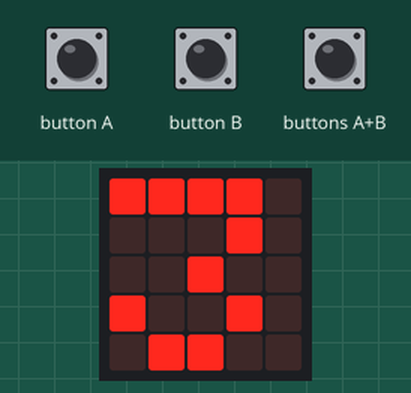
Recording of a program running on a simulated BBC micro:bit (MakeCode). Shown: the board's 5×5 LED display. The inputs (shaded band) are chosen by the test bench.

Above: at 1.7 s.
At 4.5 s:
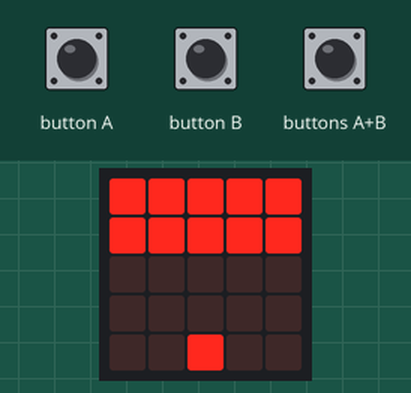
4.6 s: buttons A+B pressed for 0.15 s
At 5.1 s:
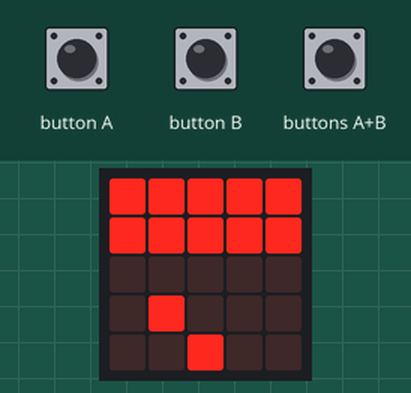
7.7 s: button A pressed for 0.15 s
10.8 s: buttons A+B pressed for 1 s
At 13.2 s:
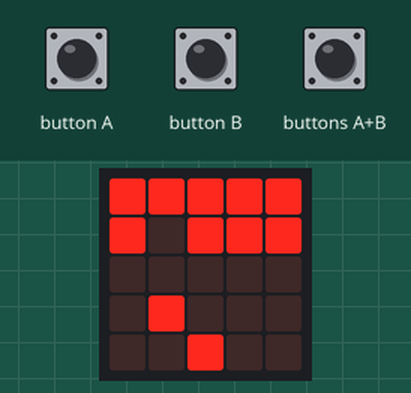
14.8 s: button B pressed for 0.15 s
At 17.7 s:
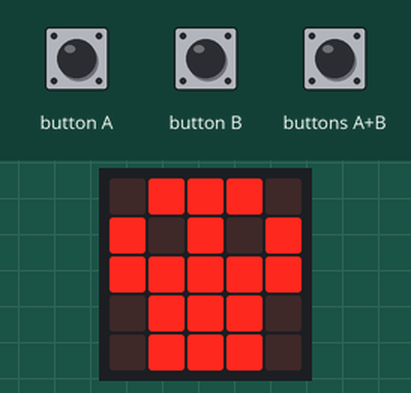
17.9 s: buttons A+B pressed for 1 s
21.9 s: button A pressed for 0.15 s
At 22.8 s:
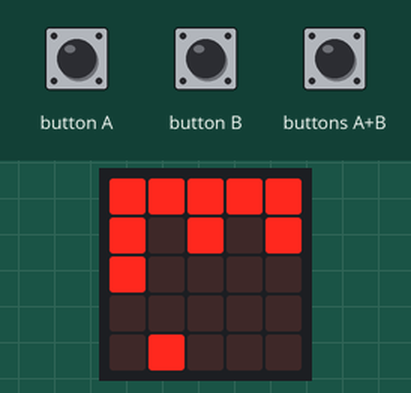
Timing chart, 0 to 24.9 s (numbered marks = the images above; inputs shaded):
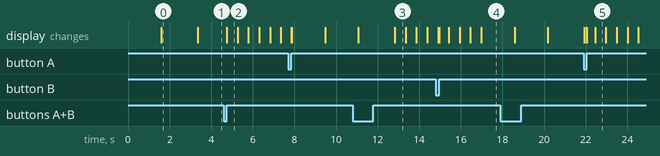

The program:

main.ts
```typescript
function Score () {
    isStarted = false
    if (lives > 0) {
        basic.clearScreen()
        basic.showIcon(IconNames.Heart)
        basic.pause(1000)
        basic.showString("" + (lives))
        basic.pause(1000)
        basic.clearScreen()
        positionBalleX = 2
        positionBalleY = 4
        positionRaquette = 2
        directionBalleX = -1
        directionBalleY = -1
        setBalle(positionBalleX, positionBalleY, false)
        setPosRaquette(positionRaquette)
        setBriques()
    } else {
        basic.showIcon(IconNames.Ghost)
        basic.pause(1000)
        Init()
    }
}
function moveBalle () {
    if (positionBalleX + directionBalleX < 0 || positionBalleX + directionBalleX > 4) {
        directionBalleX = 0 - directionBalleX
    }
    if (positionBalleY + directionBalleY < 0) {
        directionBalleY = 1
    } else {
        if (positionBalleY + directionBalleY > 4) {
            if (positionBalleY == 4) {
                if (positionBalleX == positionRaquette) {
                    directionBalleY = 0 - directionBalleY
                } else {
                    perdu()
                    Score()
                }
            } else {
                directionBalleY = -1
            }
        } else {
            if (positionBalleY == 1) {
                if (Ligne1[positionBalleX] == 1) {
                    Ligne1[positionBalleX] = 0
                    directionBalleY = 1
                    setBriques()
                }
            }
            if (positionBalleY == 0) {
                if (Ligne0[positionBalleX] == 1) {
                    Ligne0[positionBalleX] = 0
                    directionBalleY = 1
                    setBriques()
                }
            }
        }
    }
    if (!(positionBalleX == positionRaquette && positionBalleY == 4)) {
        setBalle(positionBalleX, positionBalleY, false)
    }
    if (isStarted) {
        positionBalleX += directionBalleX
        positionBalleY += directionBalleY
    }
    setBalle(positionBalleX, positionBalleY, true)
    basic.pause(500)
}
input.onButtonPressed(Button.A, function () {
    if (positionRaquette - 1 >= 0 && isStarted) {
        led.unplot(positionRaquette, 4)
        positionRaquette += -1
        setPosRaquette(positionRaquette)
    }
})
function setPosRaquette (posX: number) {
    led.plot(posX, 4)
}
input.onButtonPressed(Button.AB, function () {
    if (!(isStarted)) {
        isStarted = true
    }
})
input.onButtonPressed(Button.B, function () {
    if (positionRaquette + 1 <= 4 && isStarted) {
        led.unplot(positionRaquette, 4)
        positionRaquette += 1
        setPosRaquette(positionRaquette)
    }
})
input.onGesture(Gesture.Shake, function () {
    if (input.buttonIsPressed(Button.AB)) {
        Init()
    }
})
function perdu () {
    isStarted = false
    lives += -1
    basic.clearScreen()
    basic.showIcon(IconNames.Skull)
    basic.pause(1000)
}
function Init () {
    lives = 3
    speedBalle = 500
    directionBalleX = -1
    directionBalleY = -1
    isStarted = false
    Ligne0 = [1, 1, 1, 1, 1]
    Ligne1 = [1, 1, 1, 1, 1]
    Score()
}
function setBalle (posX: number, posY: number, isOn: boolean) {
    if (isOn) {
        led.plot(posX, posY)
    } else {
        led.unplot(posX, posY)
    }
}
function setBriques () {
    for (let index = 0; index <= Ligne0.length - 1; index++) {
        if (Ligne0[index] == 1) {
            led.plot(index, 0)
        } else {
            led.unplot(index, 0)
        }
    }
    for (let index2 = 0; index2 <= Ligne1.length - 1; index2++) {
        if (Ligne1[index2] == 1) {
            led.plot(index2, 1)
        } else {
            led.unplot(index2, 1)
        }
    }
}
let speedBalle = 0
let Ligne0: number[] = []
let Ligne1: number[] = []
let directionBalleY = 0
let directionBalleX = 0
let positionRaquette = 0
let positionBalleY = 0
let positionBalleX = 0
let lives = 0
let isStarted = false
Init()
basic.forever(function () {
    if (isStarted) {
        moveBalle()
    }
})
```

test.ts
```typescript
// les tests vont ici ; cela ne sera pas compilé si ce paquet est utilisé en tant qu'extension.
```

Measured:
- after the input at 4.6 s, the display: changes after 0.15 s (image 2)
- after the input at 10.8 s, the display: first differs from a run without the input after 2.0 s (image 3)
- after the input at 14.8 s, the display: first differs from a run without the input after 0.15 s (image 4 shows a later state)
- after the input at 21.9 s, the display: first differs from a run without the input after 0.15 s (image 5 shows a later state)
- what the display in image 0 shows lasts 1.8 s, from 1.6 s to 3.4 s
- what the display in image 2 shows lasts 0.5 s, from 4.8 s to 5.3 s
